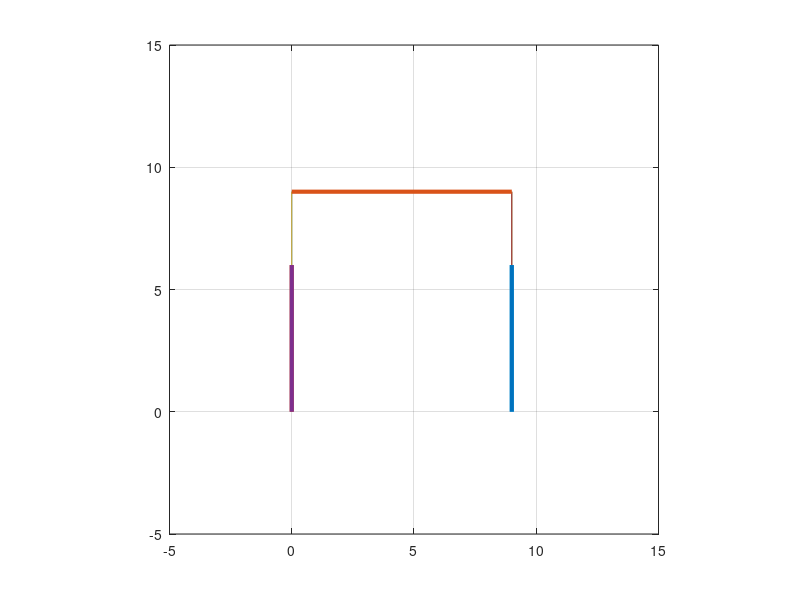

This chart was generated by the following MATLAB code:
clear all
close all

L1 = 3;
L2 = 6;

y_vec = zeros(1, 181);
theta_vec = 0:2:360;

theta = 0:2:360;

for i = 1:length(theta)
    
    % angles alpha = beta = theta
    % simulates both motors moving synchronously
    theta2(i) = theta(i);

    % when reaching peak, reverse back to bottom
    % this is meant to imitate guards: apex, floor
    if theta(i) > 180
        theta2(i) = 360-theta(i);
    end
    
    beta(i) = theta2(i);
    alpha(i) = theta2(i);
    h(i) = L1*sqrt(2*(1 - cosd(alpha(i) + beta(i))));
    phi(i) = acosd(h(i)/(2*L2));
    
    % Leg 1
    Ax(i) = 0;
    Ay(i) = 9;
    
    Bx(i) = Ax(i) - L1*sind(alpha(i));
    By(i) = Ay(i) - L1*cosd(alpha(i));
    
    D1x(i) = Bx(i) + L2*cosd(phi(i));
    D1y(i) = By(i) - L2*sind(phi(i));
    
    Cx(i) = Ax(i) + L1*sind(beta(i));
    Cy(i) = Ay(i) - L1*cosd(beta(i));
    
    D2x(i) = Cx(i) - L2*cosd(phi(i));
    D2y(i) = Cy(i) - L2*sind(phi(i));
    
    % Left Link
    plot( [Ax(i) Bx(i)], [Ay(i) By(i)],[Bx(i) D1x(i)], [By(i) D1y(i)],... %ABD
          'LineWidth', 3);
    hold on;
    % Right Link
    plot( [Ax(i) Cx(i)], [Ay(i) Cy(i)],[Cx(i) D2x(i)], [Cy(i) D2y(i)], 'LineWidth', 3);
    hold on;
    
    % Leg 2
    A1x(i) = 9;
    A1y(i) = 9;
    
    B1x(i) = A1x(i) - L1*sind(alpha(i));
    B1y(i) = A1y(i) - L1*cosd(alpha(i));
    
    D12x(i) = B1x(i) + L2*cosd(phi(i));
    D12y(i) = B1y(i) - L2*sind(phi(i));
    
    C1x(i) = A1x(i) + L1*sind(beta(i));
    C1y(i) = A1y(i) - L1*cosd(beta(i));
    
    D22x(i) = C1x(i) - L2*cosd(phi(i));
    D22y(i) = C1y(i) - L2*sind(phi(i));
    


    % Left Link
    plot([A1x(i) B1x(i)], [A1y(i) B1y(i)],[B1x(i) D12x(i)], [B1y(i) D12y(i)],... %ABD
          'LineWidth', 3);
    hold on;
    % Right Link
    plot( [A1x(i) C1x(i)], [A1y(i) C1y(i)],[C1x(i) D22x(i)], [Cy(i) D22y(i)], 'LineWidth', 3);
    hold on;
    
    plot ( [Ax(i) A1x(i)], [Ay(i) A1y(i)] , 'LineWidth', 3 );
    
    hold on;
    
    grid on;
    axis equal;
    axis ( [-5 15 -5 15] );
    drawnow;
    hold off;
    

%     v = [D22x(i) D22y(i)];
%     Uncomment to model angles:
%     theta_vec = [theta_vec; theta(i)];
%     y_vec(i) = D1y(i);
%     x = [D1y];

end

% figure(1);
% plot(theta_vec, y_vec)
% xlabel('theta');
% ylabel('Y');
% title('Angle Displacement vs. Y Position');
